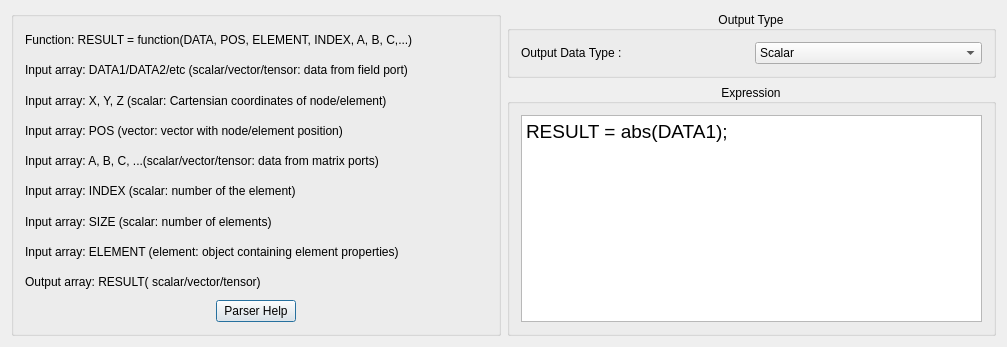
<?xml version="1.0" encoding="UTF-8"?>
<ui version="4.0">
 <class>CalculateFieldData</class>
 <widget class="QDialog" name="CalculateFieldData">
  <property name="geometry">
   <rect>
    <x>0</x>
    <y>0</y>
    <width>1007</width>
    <height>347</height>
   </rect>
  </property>
  <property name="minimumSize">
   <size>
    <width>1007</width>
    <height>347</height>
   </size>
  </property>
  <property name="windowTitle">
   <string>CalculateFieldData</string>
  </property>
  <layout class="QGridLayout" name="gridLayout">
   <item row="1" column="1">
    <widget class="QGroupBox" name="groupBox_4">
     <property name="title">
      <string>Expression</string>
     </property>
     <property name="alignment">
      <set>Qt::AlignCenter</set>
     </property>
     <layout class="QGridLayout" name="gridLayout_5">
      <item row="0" column="0">
       <widget class="QTextEdit" name="expressionTextEdit_">
        <property name="font">
         <font>
          <pointsize>12</pointsize>
         </font>
        </property>
        <property name="html">
         <string>&lt;!DOCTYPE HTML PUBLIC &quot;-//W3C//DTD HTML 4.0//EN&quot; &quot;http://www.w3.org/TR/REC-html40/strict.dtd&quot;&gt;
&lt;html&gt;&lt;head&gt;&lt;meta name=&quot;qrichtext&quot; content=&quot;1&quot; /&gt;&lt;style type=&quot;text/css&quot;&gt;
p, li { white-space: pre-wrap; }
&lt;/style&gt;&lt;/head&gt;&lt;body style=&quot; font-family:'.Helvetica Neue DeskInterface'; font-size:12pt; font-weight:400; font-style:normal;&quot;&gt;
&lt;p style=&quot; margin-top:0px; margin-bottom:0px; margin-left:0px; margin-right:0px; -qt-block-indent:0; text-indent:0px;&quot;&gt;&lt;span style=&quot; font-family:'MS Shell Dlg 2'; font-size:14pt;&quot;&gt;RESULT = abs(DATA1);&lt;/span&gt;&lt;/p&gt;&lt;/body&gt;&lt;/html&gt;</string>
        </property>
       </widget>
      </item>
     </layout>
    </widget>
   </item>
   <item row="0" column="1">
    <widget class="QGroupBox" name="groupBox_3">
     <property name="title">
      <string>Output Type</string>
     </property>
     <property name="alignment">
      <set>Qt::AlignCenter</set>
     </property>
     <layout class="QGridLayout" name="gridLayout_4">
      <item row="0" column="0">
       <widget class="QLabel" name="label">
        <property name="text">
         <string>Output Data Type :</string>
        </property>
       </widget>
      </item>
      <item row="0" column="1">
       <widget class="QComboBox" name="outputTypeComboBox_">
        <property name="maxVisibleItems">
         <number>12</number>
        </property>
        <item>
         <property name="text">
          <string>Scalar</string>
         </property>
        </item>
        <item>
         <property name="text">
          <string>Vector</string>
         </property>
        </item>
        <item>
         <property name="text">
          <string>Tensor</string>
         </property>
        </item>
        <item>
         <property name="text">
          <string>Same as Input</string>
         </property>
        </item>
        <item>
         <property name="text">
          <string>char</string>
         </property>
        </item>
        <item>
         <property name="text">
          <string>unsigned char</string>
         </property>
        </item>
        <item>
         <property name="text">
          <string>short</string>
         </property>
        </item>
        <item>
         <property name="text">
          <string>unsigned short</string>
         </property>
        </item>
        <item>
         <property name="text">
          <string>int</string>
         </property>
        </item>
        <item>
         <property name="text">
          <string>unsigned int</string>
         </property>
        </item>
        <item>
         <property name="text">
          <string>float</string>
         </property>
        </item>
        <item>
         <property name="text">
          <string>double</string>
         </property>
        </item>
        <item>
         <property name="text">
          <string>complex</string>
         </property>
        </item>
       </widget>
      </item>
     </layout>
    </widget>
   </item>
   <item row="0" column="0" rowspan="2">
    <widget class="QGroupBox" name="createNewFieldData">
     <property name="minimumSize">
      <size>
       <width>400</width>
       <height>0</height>
      </size>
     </property>
     <property name="maximumSize">
      <size>
       <width>550</width>
       <height>16777215</height>
      </size>
     </property>
     <property name="title">
      <string/>
     </property>
     <property name="alignment">
      <set>Qt::AlignCenter</set>
     </property>
     <layout class="QVBoxLayout" name="verticalLayout">
      <item>
       <widget class="QLabel" name="function_result">
        <property name="enabled">
         <bool>true</bool>
        </property>
        <property name="text">
         <string>Function: RESULT = function(DATA, POS, ELEMENT, INDEX, A, B, C,...)</string>
        </property>
       </widget>
      </item>
      <item>
       <widget class="QLabel" name="label_2">
        <property name="text">
         <string>Input array: DATA1/DATA2/etc (scalar/vector/tensor: data from field port)</string>
        </property>
       </widget>
      </item>
      <item>
       <widget class="QLabel" name="label_3">
        <property name="text">
         <string>Input array: X, Y, Z (scalar: Cartensian coordinates of node/element)</string>
        </property>
       </widget>
      </item>
      <item>
       <widget class="QLabel" name="label_4">
        <property name="text">
         <string>Input array: POS (vector: vector with node/element position)</string>
        </property>
       </widget>
      </item>
      <item>
       <widget class="QLabel" name="label_5">
        <property name="text">
         <string>Input array: A, B, C, ...(scalar/vector/tensor: data from matrix ports)</string>
        </property>
       </widget>
      </item>
      <item>
       <widget class="QLabel" name="label_6">
        <property name="text">
         <string>Input array: INDEX (scalar: number of the element)</string>
        </property>
       </widget>
      </item>
      <item>
       <widget class="QLabel" name="label_7">
        <property name="text">
         <string>Input array: SIZE (scalar: number of elements)</string>
        </property>
       </widget>
      </item>
      <item>
       <widget class="QLabel" name="label_8">
        <property name="text">
         <string>Input array: ELEMENT (element: object containing element properties)</string>
        </property>
       </widget>
      </item>
      <item>
       <widget class="QLabel" name="label_9">
        <property name="text">
         <string>Output array: RESULT( scalar/vector/tensor)</string>
        </property>
       </widget>
      </item>
      <item>
       <layout class="QHBoxLayout" name="horizontalLayout_2">
        <item>
         <spacer name="horizontalSpacer">
          <property name="orientation">
           <enum>Qt::Horizontal</enum>
          </property>
          <property name="sizeHint" stdset="0">
           <size>
            <width>40</width>
            <height>20</height>
           </size>
          </property>
         </spacer>
        </item>
        <item>
         <widget class="QPushButton" name="parserHelpButton_">
          <property name="enabled">
           <bool>true</bool>
          </property>
          <property name="text">
           <string>Parser Help</string>
          </property>
         </widget>
        </item>
        <item>
         <spacer name="horizontalSpacer_2">
          <property name="orientation">
           <enum>Qt::Horizontal</enum>
          </property>
          <property name="sizeHint" stdset="0">
           <size>
            <width>40</width>
            <height>20</height>
           </size>
          </property>
         </spacer>
        </item>
       </layout>
      </item>
     </layout>
    </widget>
   </item>
  </layout>
 </widget>
 <layoutdefault spacing="6" margin="11"/>
 <resources/>
 <connections/>
</ui>
